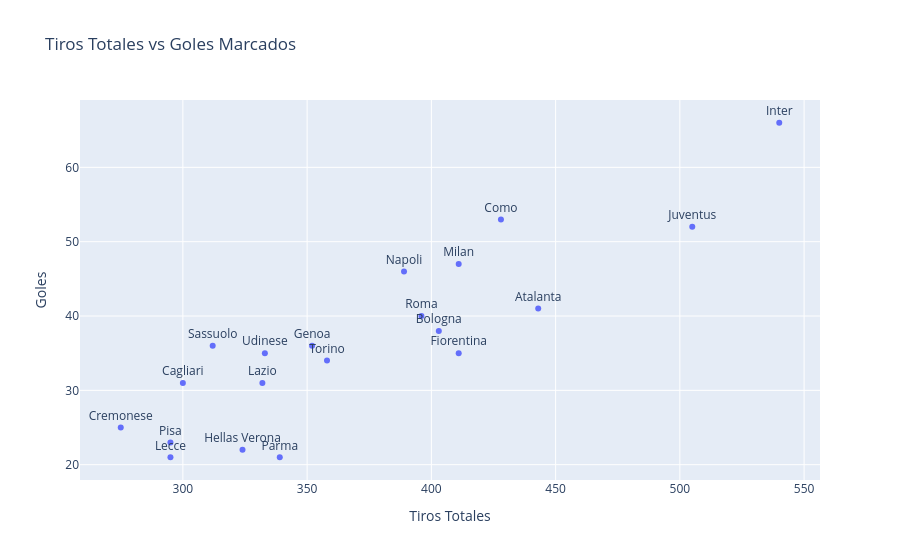

Write notebook code for a chart like this one.
### Code cell
# Análisis adicional: Estadísticas de equipos
# Promedio de posesión, tiros, etc.
df_teams['total_shots'] = df_teams['totalShotsInsideBox'] + df_teams['totalShotsOutsideBox']
team_stats_avg = df_teams.groupby('team').agg({
    'ballPossession': 'mean',
    'total_shots': 'mean',
    'totalShotsOnGoal': 'mean',
    'cornerKicks': 'mean'
}).round(2)

print("\n📈 ESTADÍSTICAS PROMEDIO POR EQUIPO:")
print(team_stats_avg.head())

# Correlación entre tiros y goles
shots_goals = df_teams.groupby('team').agg({
    'total_shots': 'sum',
    'totalShotsOnGoal': 'sum'
}).join(team_goals.rename('goals'))

correlation = shots_goals.corr()
print("\n🔗 CORRELACIÓN ENTRE TIROS Y GOLES:")
print(correlation)

# Visualización: Scatter plot tiros vs goles
fig_scatter = px.scatter(shots_goals, x='total_shots', y='goals', text=shots_goals.index,
                         title="Tiros Totales vs Goles Marcados",
                         labels={'total_shots': 'Tiros Totales', 'goals': 'Goles'})
fig_scatter.update_traces(textposition='top center')
fig_scatter.show()

### Figure 1 — Plotly figure (JSON) as saved in the notebook; plotly's stock layout.template omitted (floating-point values rounded to 4 significant figures)
{"data": [{"hovertemplate": "Tiros Totales=%{x}<br>Goles=%{y}<br>team=%{text}<extra></extra>", "legendgroup": "", "marker": {"color": "#636efa", "symbol": "circle"}, "mode": "markers+text", "name": "", "orientation": "v", "showlegend": false, "text": ["Atalanta", "Bologna", "Cagliari", "Como", "Cremonese", "Fiorentina", "Genoa", "Hellas Verona", "Inter", "Juventus", "Lazio", "Lecce", "Milan", "Napoli", "Parma", "Pisa", "Roma", "Sassuolo", "Torino", "Udinese"], "textposition": "top center", "type": "scatter", "x": [443, 403, 300, 428, 275, 411, 352, 324, 540, 505, 332, 295, 411, 389, 339, 295, 396, 312, 358, 333], "xaxis": "x", "y": [41, 38, 31, 53, 25, 35, 36, 22, 66, 52, 31, 21, 47, 46, 21, 23, 40, 36, 34, 35], "yaxis": "y"}], "layout": {"legend": {"tracegroupgap": 0}, "title": {"text": "Tiros Totales vs Goles Marcados"}, "xaxis": {"anchor": "y", "domain": [0, 1], "title": {"text": "Tiros Totales"}}, "yaxis": {"anchor": "x", "domain": [0, 1], "title": {"text": "Goles"}}}}
